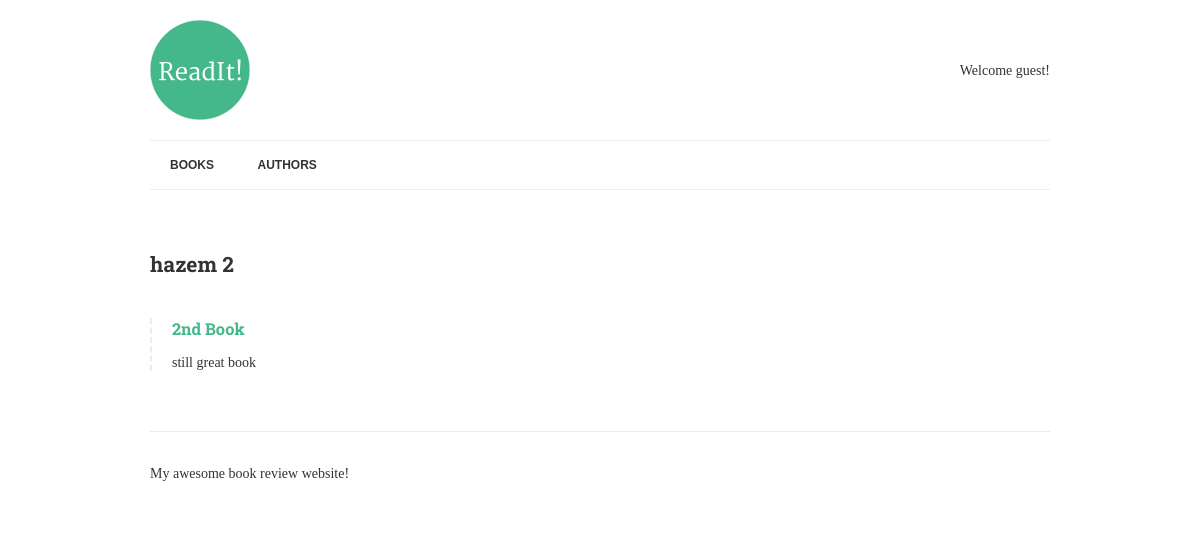
Page /authors/2/ on the earlier database version.
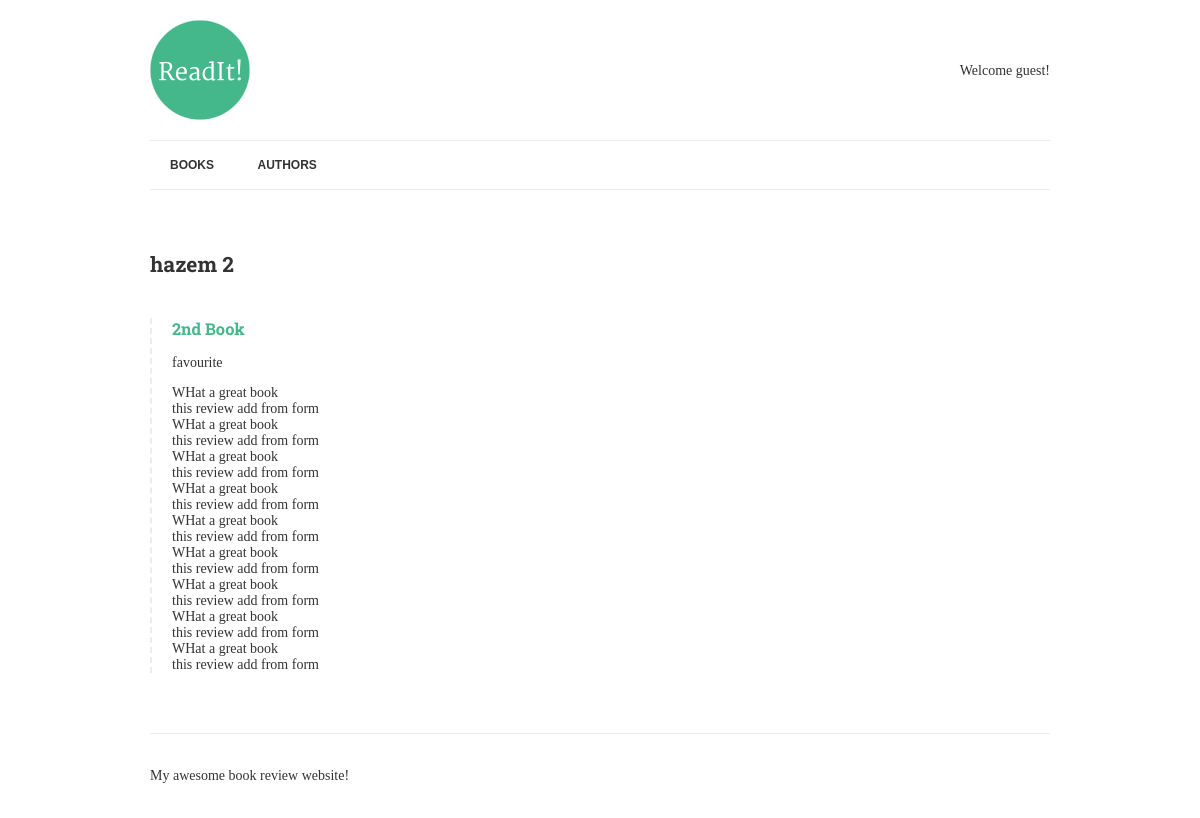
Same page on the later database version.
### books/models.py (models this page shows, shortened)
class Author(models.Model):
	name = models.CharField(max_length=70, help_text="Use pen name, not real name!",
							unique=True)

class Book(models.Model):
	title = models.CharField(max_length=150)
	authors = models.ManyToManyField('Author', related_name='books')
	review = models.TextField(blank=True, null=True)
	date_reviewed = models.DateTimeField(blank=True, null=True)
	is_favourite = models.BooleanField(default=False, verbose_name="Favourite?")

### books/views.py (the view)
# urls.py: url(r'^authors/(?P<pk>[-\w]+)/$', AuthorDetail.as_view(), name='author-detail'),
class AuthorDetail(DetailView):
    model = Author
    template_name = "author.html"

### books/templates/author.html
{% extends "base.html" %}
{% block content %}
	<h2>{{ author.name }}</h2>
	{% for book in author.books.all %}
		{% if book.review %}
			<div class="book">
				<h3><a href="{% url 'book-detail' book.pk %}">{{ book.title }}</a></h3>
				{% if book.is_favourite %}<p class="highlight">favourite</p>{% endif %}
				<p>{{ book.review|linebreaks }}</p>
			</div>
		{% endif %}
	{% endfor %}
{% endblock %}

### Library/templates/base.html (shortened to what this page needs)
{% load static %}
<!doctype html>
<html>
	<head>
		<link rel="stylesheet" href="{% static 'css/normalize.css' %}">
		<link rel="stylesheet" href="{% static 'css/style.css' %}">
	</head>
	<body>
		<div class="container">
			<header>
				<img src="{% static 'img/logo.png' %}" alt="ReadIt!" class="logo"/>
				<div class="welcome">
					{% if request.user.is_authenticated %}
						<p>Hello {{ request.user.username|title }}, you last logged in at {{ request.user.last_login|date:"D d M Y" }}</p>
					{% else %}
						<p>Welcome guest!</p>
					{% endif %}
				</div>
			</header>
			<nav>
				<a href="{% url 'books' %}">Books</a>
				<a href="{% url 'authors' %}">Authors</a>
			</nav>
			<main>
				{% block content %}{% endblock %}
			</main>
			<footer>
				<p>My awesome book review website!</p>
			</footer>
		</div>
	</body>
</html>

### Library/static/css/style.css (style rules this page uses)
.container { width: 900px; max-width: 90%; margin: 0 auto; padding: 0; }
header { border-bottom: 1px solid #ececec; padding: 20px 0; display: table; width: 100%; }
footer { border-top: 1px solid #ececec; padding: 20px 0; margin-top: 60px; }
.logo { padding-right: 20px; display: table-cell; }
.welcome { display: table-cell; vertical-align: middle; text-align: right; line-height: 1.5; }
nav { clear: both; border-bottom: 1px solid #ececec; margin-bottom: 60px; }
nav a { font-size: 12px; font-weight: bold; line-height: 18px; padding: 15px 20px; display: inline-block; text-transform: uppercase; font-family: Arial, serif; color: #333; }
.book { border-left: 2px dashed #ececec; padding-left: 20px; margin: 40px 0; }
body { font-family: 'Merriweather', serif; color: #333; font-size: 14px; }
h1, h2, h3, h4, h5, h6 { font-family: 'Roboto Slab', serif; }
a { color: #44B78B; text-decoration: none; }

Differences in the rows shown:
changed Book "2nd Book": review "still great book" → "WHat a great book this review add from form WHat a great book this review add from form WHat a great book this review add from form WHat a great book this review add from form WHat a great book this review add from form WHat a great book this review add from form WHat a great book this review add from form WHat a great book this review add from form WHat a great book this review add from form"; now shows "favourite"
